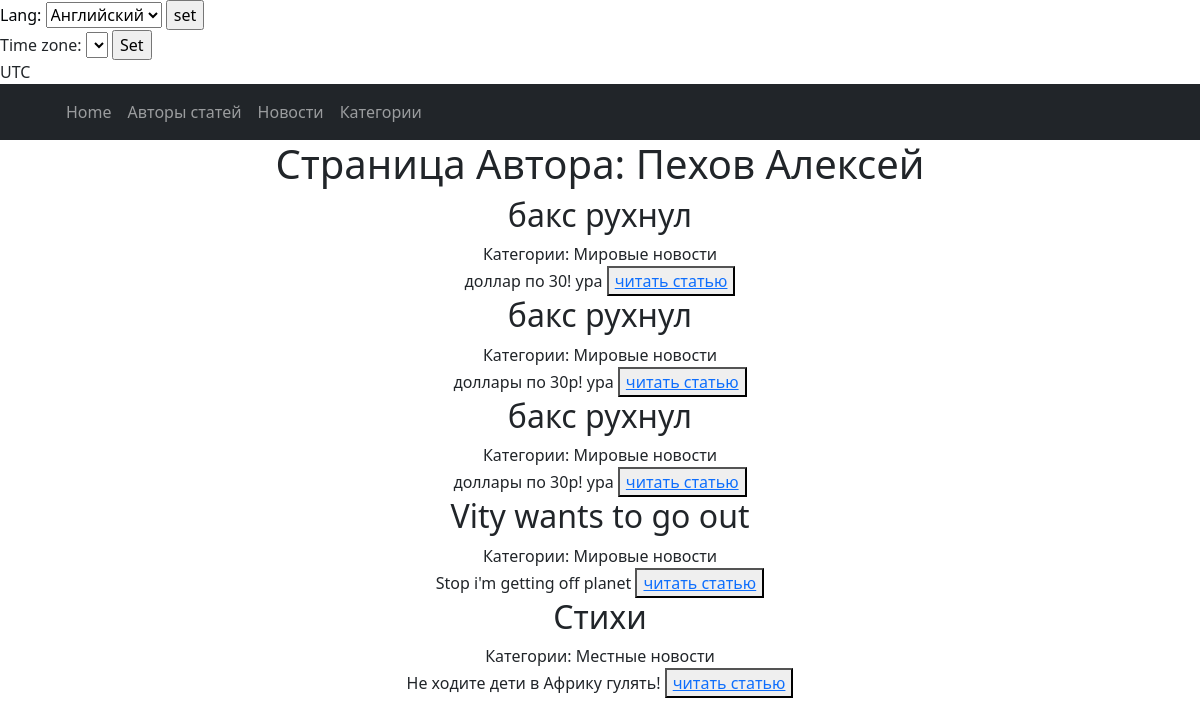
Screenshot of /author/3 with the database file from the repository.
### news/models.py (models this page shows, shortened)
class Author(models.Model):
    objects = None
    user = models.OneToOneField(User, on_delete=models.CASCADE)
    rating = models.IntegerField(default=0)

class Post(models.Model):
    objects = None
    news = 'NW'
    states = 'PS'
    TYPE = [
        (news, 'Новость'),
        (states, 'Статья')
    ]
    post_tip = models.CharField(max_length=10, choices=TYPE, default=states)
    date_in = models.DateField(auto_now_add=True)
    header = models.CharField(max_length=255)
    contents = models.TextField(blank=True)
    author = models.ForeignKey(Author, on_delete=models.CASCADE)
    category = models.ManyToManyField(to=Category, through='PostCategory', related_name='PostCategory')
    rating_post = models.IntegerField(default=0, validators=[MinValueValidator(0.0)])

class Category(models.Model):
    objects = None
    name = models.CharField(max_length=20, default='местные новости', help_text='category name')
    subscribers = models.ManyToManyField(User, blank=True, null=True, related_name='subscribers')

### news/views.py (the view)
# urls.py: path('author/<int:pk>', AuthorDetail.as_view(), name='author'),
class AuthorDetail(DetailView):
    model = Author
    template_name = 'author/author.html'
    context_object_name = 'author'
    def get_context_data(self, **kwargs):
        context = super().get_context_data(**kwargs)
        context['posts'] = Author.objects.get(pk=self.kwargs['pk']).post_set.all().order_by('-id')
        return context

### templates/author/author.html (shortened to what this page needs)
{% extends 'flatpages/default.html' %}
{% block content %}
<h1>Страница Автора: {{ author.user.username }}</h1>
{% for post in posts %}
        <h2>{{ post.header }}</h2>
        Категории:
        {% for category in post.category.all %}
            {{ category.name }}
        {% endfor %}
        <br>
        {{ post.contents }}
        <button><a class="text-center" href="/news/{{post.id}}">читать статью</a> </button>
        <br>
{% endfor %}
{% endblock content %}

### rows the page displays
Author: user.username "Пехов Алексей"
Post: header "бакс рухнул", contents "доллар по 30! ура"
Category: name "Мировые новости"
Post: header "бакс рухнул", contents "доллары по 30р! ура"
Post: header "бакс рухнул", contents "доллары по 30р! ура"
Post: header "Vity wants to go out", contents "Stop i'm getting off planet"
Category: name "Мировые новости"
Post: header "Стихи", contents "Не ходите дети в Африку гулять!"
Category: name "Местные новости"

### other values shown
{{ TIME_ZONE }} "UTC"
